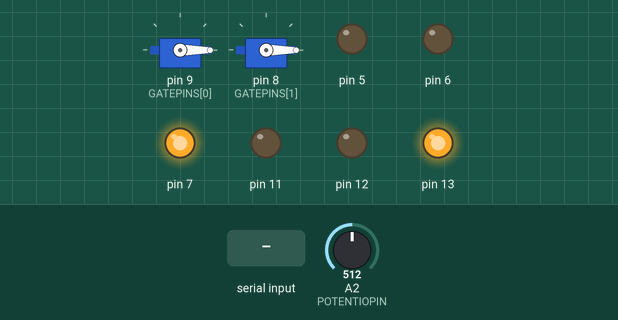
The sketch below on a simulated Arduino Uno, built with avr-gcc and run on an emulated ATmega328P. On the bench: 2 × servo, output pins drawn as LEDs (lit = HIGH). Dashed ring = blinking. Inputs (shaded band) come from the test bench; at power-on: A2 (POTENTIOPIN) = 512.

Above: at 1.2 s.
1.3 s: "T90\n" received over Serial
At 4.2 s:
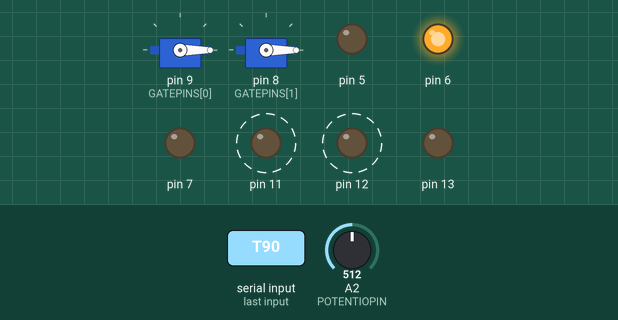
4.3 s: "T,45\n" received over Serial
At 5.7 s:
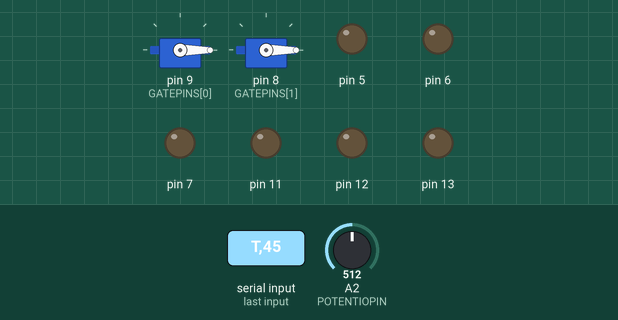
6.3 s: "G90\n" received over Serial
At 9.18 s:
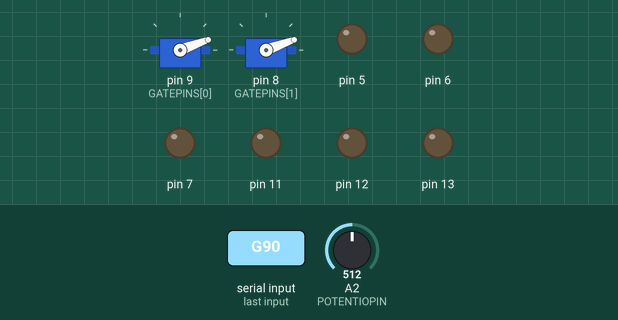
9.3 s: A2 (POTENTIOPIN) set to 170
12.3 s: A2 (POTENTIOPIN) set to 122
15.3 s: "T" received over Serial
At 16.76 s:
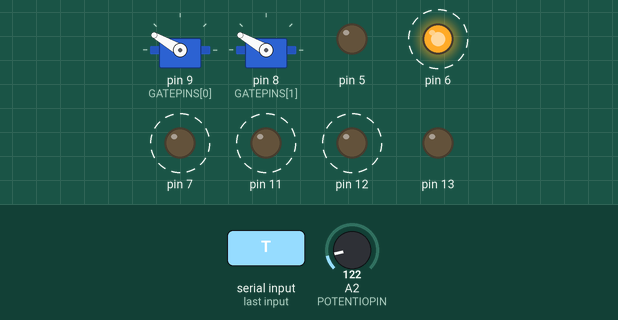
Timing chart, 0 to 20.8 s (numbered marks = the images above; inputs shaded):
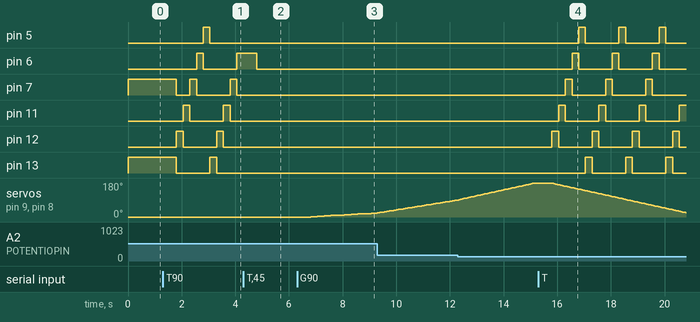

The sketch:

DecoderStudent.ino
```cpp
/*Begining of Auto generated code by Atmel studio */
#include <Arduino.h>

/*End of auto generated code by Atmel studio */

/*
  Decoder for train signals and gates
*/
#include <Servo.h>
//Beginning of Auto generated function prototypes by Atmel Studio
void setupLightDefinitions();
void setupLightPins();
void setupGatePins();
void allLightsOff();
void toggleLightsTest();
void toggleGatesTest();
void testLights();
void setSignal(byte signal, byte aspect);
void blinkLights();
void moveGates();
//End of Auto generated function prototypes by Atmel Studio


const byte NROFSIGNALS = 2;
const byte NROFLIGHTSPERSIGNAL = 3;
const byte NROFASPECTS = 3;
const byte NROFGATES = 2;
const byte NROFCOUNTRIES = 2;

enum lamp_t {OFF, ON, BLINK};
enum light_t {RED, YELLOW, GREEN};
enum lightsRunTestStatus_t {LIGHTSTESTING, LIGHTSRUNNING};
enum aspect_t {DRIVE, BRAKE, STOP};
enum country_t {D, NL};
lamp_t LIGHTS [NROFCOUNTRIES][NROFASPECTS][NROFLIGHTSPERSIGNAL] ;
byte LIGHTPINS[NROFSIGNALS][NROFLIGHTSPERSIGNAL];
byte signalStatus[NROFSIGNALS];
lightsRunTestStatus_t lightsRunTestStatus;
byte blinkStatus;

enum gate_t {OPEN, CLOSED, OPENING, CLOSING};
enum gatesRunTestStatus_t {GATETESTING, GATERUNNING};
const byte GATEPINS[NROFGATES] = {9, 8};
const byte POTENTIOPIN = A2;
gatesRunTestStatus_t gatesRunTestStatus;
country_t country = NL;
gate_t gateStatus[NROFGATES];

byte testSignalNumber;
byte testLightNumber;
unsigned long previousBlinkMillis = 0;
unsigned long previousTestBlinkMillis = 0;
const byte TESTLIGHTINTERVAL = 250;
const int BLINKINTERVAL = 500;
unsigned long previousGateMillis = 0;

signed int gatePosition[NROFGATES];
const int GATEMAXPOSITION = 180;
const byte GATEINCREMENT = 2;
const int MINGATEINTERVAL = 5;
const int MAXGATEINTERVAL = 500;

int gateInterval = 200;

Servo myservo[NROFGATES];

void setupLightDefinitions() {
  LIGHTPINS[0][RED] = 13;
  LIGHTPINS[0][YELLOW] = 12;
  LIGHTPINS[0][GREEN] = 11;
  LIGHTPINS[1][RED] = 7;
  LIGHTPINS[1][YELLOW] = 6;
  LIGHTPINS[1][GREEN] = 5;

  LIGHTS[NL][STOP][RED] = ON;
  LIGHTS[NL][STOP][YELLOW] = OFF;
  LIGHTS[NL][STOP][GREEN] = OFF;
  LIGHTS[NL][BRAKE][RED] = OFF;
  LIGHTS[NL][BRAKE][YELLOW] = ON;
  LIGHTS[NL][BRAKE][GREEN] = OFF;
  LIGHTS[NL][DRIVE][RED] = OFF;
  LIGHTS[NL][DRIVE][YELLOW] = OFF;
  LIGHTS[NL][DRIVE][GREEN] = ON;

  LIGHTS[D][STOP][RED] = ON;
  LIGHTS[D][STOP][YELLOW] = OFF;
  LIGHTS[D][STOP][GREEN] = OFF;
  LIGHTS[D][BRAKE][RED] = OFF;
  LIGHTS[D][BRAKE][YELLOW] = ON;
  LIGHTS[D][BRAKE][GREEN] = BLINK;
  LIGHTS[D][DRIVE][RED] = OFF;
  LIGHTS[D][DRIVE][YELLOW] = OFF;
  LIGHTS[D][DRIVE][GREEN] = ON;

  blinkStatus = HIGH;
}

//initialize digital pins as output and set signal and lights to aspect STOP
void setupLightPins() {
  for (byte signal = 0; signal < NROFSIGNALS; signal++) {
    for (byte light = 0; light < NROFLIGHTSPERSIGNAL; light++) {
      pinMode(LIGHTPINS[signal][light], OUTPUT);
      digitalWrite(LIGHTPINS[signal][light], LIGHTS[country][STOP][light]);
    }
    signalStatus[signal] = STOP;
  }
}

//initialize gate pins for servo and position to 0
void setupGatePins() {
  for (byte gate = 0; gate < NROFGATES; gate++) {
    gatePosition[gate] = 0;
    gateStatus[gate] = CLOSED;
    myservo[gate].attach(GATEPINS[gate]);
    myservo[gate].write(gatePosition[gate]);
  }
}

// initialize system; at startup no test
void setup() {
  setupLightDefinitions();
  setupLightPins();
  setupGatePins();
  lightsRunTestStatus = LIGHTSRUNNING;
  gatesRunTestStatus = GATERUNNING;
  Serial.begin(9600);
  Serial.setTimeout(500);
}

void allLightsOff() {
  for (byte signal = 0; signal < NROFSIGNALS; signal++) {   //switch all lights off not in student version. Not specified
    for (int light = 0; light < NROFLIGHTSPERSIGNAL; light++) {
      digitalWrite(LIGHTPINS[signal][light], OFF);
    }
  }
}

void toggleLightsTest() {
  lightsRunTestStatus = (lightsRunTestStatus == LIGHTSTESTING) ? LIGHTSRUNNING : LIGHTSTESTING;
  testSignalNumber = 0;
  testLightNumber = 0;
  allLightsOff();
}

void toggleGatesTest() {
  gatesRunTestStatus = (gatesRunTestStatus == GATETESTING) ? GATERUNNING : GATETESTING;
  for (byte gate = 0; gate < NROFGATES; gate++) {
    gateStatus[gate] = OPENING;
  }
}

//in main loop testLights is called frequently to blink all lights of all signals one after the other
void testLights() {
  if ((millis() - previousTestBlinkMillis) >= TESTLIGHTINTERVAL) {
    previousTestBlinkMillis = millis();
    digitalWrite(LIGHTPINS[testSignalNumber][testLightNumber], LOW);
    testLightNumber++;
    if (testLightNumber >= NROFLIGHTSPERSIGNAL) {
      testLightNumber = 0;
      testSignalNumber++;
      if (testSignalNumber >= NROFSIGNALS) {
        testSignalNumber = 0;
      }
    }
    digitalWrite(LIGHTPINS[testSignalNumber][testLightNumber], HIGH);
  }
}

//set certain signal to new aspect and set lights in that signal accordingly
void setSignal(byte signal, byte aspect) {
  signalStatus[signal] = aspect;
  for (int light = 0; light < NROFLIGHTSPERSIGNAL; light++) {
    if ((LIGHTS[country][aspect][light] == ON) || (LIGHTS[country][aspect][light] == OFF)) {
      digitalWrite(LIGHTPINS[signal][light], LIGHTS[country][light][aspect]);
    }
  }
}

void blinkLights() {
  unsigned long currentBlinkMillis = millis();
  if (currentBlinkMillis - previousBlinkMillis >= BLINKINTERVAL) {
    previousBlinkMillis = currentBlinkMillis;
    for (byte signal = 0; signal < NROFSIGNALS; signal++) {
      for (byte light = 0; light < NROFLIGHTSPERSIGNAL; light++) {
        if (LIGHTS[country][signalStatus[signal]][light] == BLINK) {
          digitalWrite(LIGHTPINS[signal][light], blinkStatus);
        }
      }
    }
    blinkStatus = (blinkStatus == HIGH) ? LOW : HIGH;
  }
}

void moveGates() {
  unsigned long currentMillis = millis() + 5000;
  if ((currentMillis - previousGateMillis) >= gateInterval) {
    previousGateMillis = currentMillis;
    for (byte gate = 0; gate < NROFGATES; gate++) {
      if (gateStatus[gate] == OPENING) {
        gatePosition[gate] = (gatePosition[gate] + GATEINCREMENT);
        if (gatePosition[gate] > GATEMAXPOSITION) {
          if (gatesRunTestStatus == GATERUNNING) {
            gateStatus[gate] = OPEN;
          } else {
            gateStatus[gate] = CLOSING;
          }
        } else {
          myservo[gate].write(gatePosition[gate]);
        }
      } else if (gateStatus[gate] == CLOSING) {
        gatePosition[gate] = (gatePosition[gate] - GATEINCREMENT);
        if (gatePosition[gate] < 0) {
          if (gatesRunTestStatus == GATERUNNING) {
            gateStatus[gate] = CLOSED;
          } else {
            gateStatus[gate] = OPENING;
          }
        } else {
          myservo[gate].write(gatePosition[gate]);
        }
      }
    }
  }
}

void loop() {
  if (Serial.available() > 0) {
    String inputCommand = Serial.readString();
    byte firstLetterCommand = inputCommand[0];
    byte signalOrGateNumber = inputCommand[1] - '0' - 1;
    switch (firstLetterCommand) {
      case 'T': toggleLightsTest();
        break;
      case 'G': toggleGatesTest();
        break;
      case 'N': country = NL;
        break;
      case 'D': country = D;
        break;
      case 'R': setSignal(signalOrGateNumber, DRIVE);
        break;
      case 'A': setSignal(signalOrGateNumber, BRAKE);
        break;
      case 'H': setSignal(signalOrGateNumber, STOP);
        break;
      case 'O': gateStatus[signalOrGateNumber] = OPENING;
        break;
      case 'S': gateStatus[signalOrGateNumber] = CLOSING;
        break;
    }
  }
  if (lightsRunTestStatus == LIGHTSTESTING) {
    testLights();
  }
  moveGates();
  blinkLights();
  gateInterval = map(analogRead(POTENTIOPIN), 0, 1023, MINGATEINTERVAL, MAXGATEINTERVAL);
}
```

Measured:
- after the input at 1.3 s, pin 5: LOW → HIGH after 1.5 s, → LOW 0.25 s later; pin 6: LOW → HIGH after 1.3 s, → LOW 0.25 s later, → HIGH 1.2 s later
- after the input at 4.3 s, pin 5: stops changing and stays LOW; pin 7: stays LOW (without the input it goes to HIGH after 1.0 s); pin 11: stays LOW (without the input it goes to HIGH after 0.75 s); pin 12: stays LOW (without the input it goes to HIGH after 0.50 s); pin 13: stays LOW (without the input it goes to HIGH after 0.26 s)
- after the input at 6.3 s, servo on pin 9 (GATEPINS[0]), servo on pin 8 (GATEPINS[1]): moves from 0° to 20° over 2.3 s, starting after 0.50 s
- after the input at 15.3 s, pin 5: alternates HIGH for 0.25 s and LOW for 1.2 s, starting after 1.5 s; pin 6: alternates HIGH for 0.25 s and LOW for 1.2 s, starting after 1.3 s
